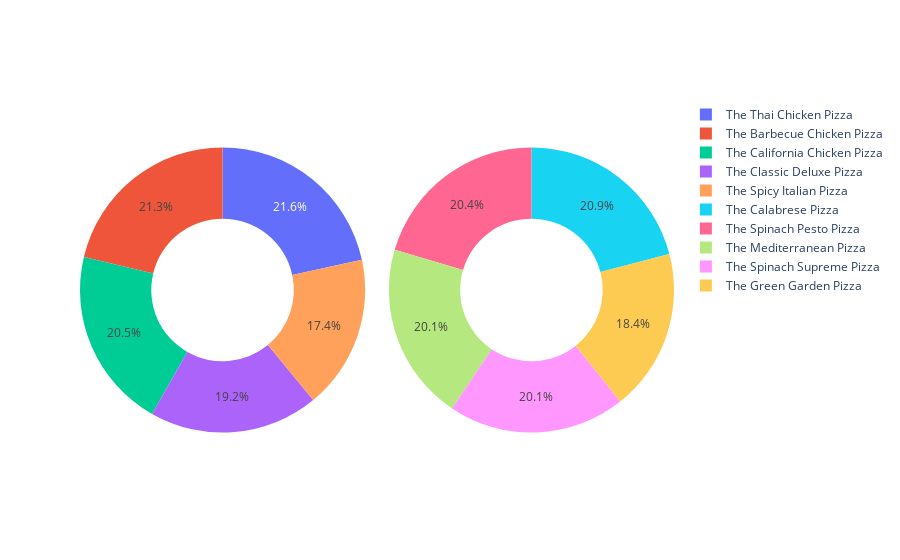

Source (notebook cell):
### Code cell
most = pizza_order.groupby('name')['price'].sum().sort_values(ascending=False)[:5]
least = pizza_order.groupby('name')['price'].sum().sort_values(ascending=False)[-6:-1]

trace1 = go.Pie(
    labels=most.index,
    values=most.values,
    name='most',
    hole=.5,
    domain={'x': [0, .48]}
)

trace2 = go.Pie(
    labels=least.index,
    values=least.values,
    name='most',
    hole=.5,
    domain={'x': [.52, 1]}
)

fig = dict(data=[trace1, trace2])
po.iplot(fig)

### Figure 1 — Plotly figure (JSON) as saved in the notebook; plotly's stock layout.template omitted (floating-point values rounded to 4 significant figures)
{"data": [{"domain": {"x": [0, 0.48]}, "hole": 0.5, "labels": ["The Thai Chicken Pizza", "The Barbecue Chicken Pizza", "The California Chicken Pizza", "The Classic Deluxe Pizza", "The Spicy Italian Pizza"], "name": "most", "type": "pie", "values": [42330.0, 41683, 40170.0, 37630.0, 34160.0]}, {"domain": {"x": [0.52, 1]}, "hole": 0.5, "labels": ["The Calabrese Pizza", "The Spinach Pesto Pizza", "The Mediterranean Pizza", "The Spinach Supreme Pizza", "The Green Garden Pizza"], "name": "most", "type": "pie", "values": [15760.0, 15390.0, 15163, 15124, 13820.0]}], "layout": {}}
